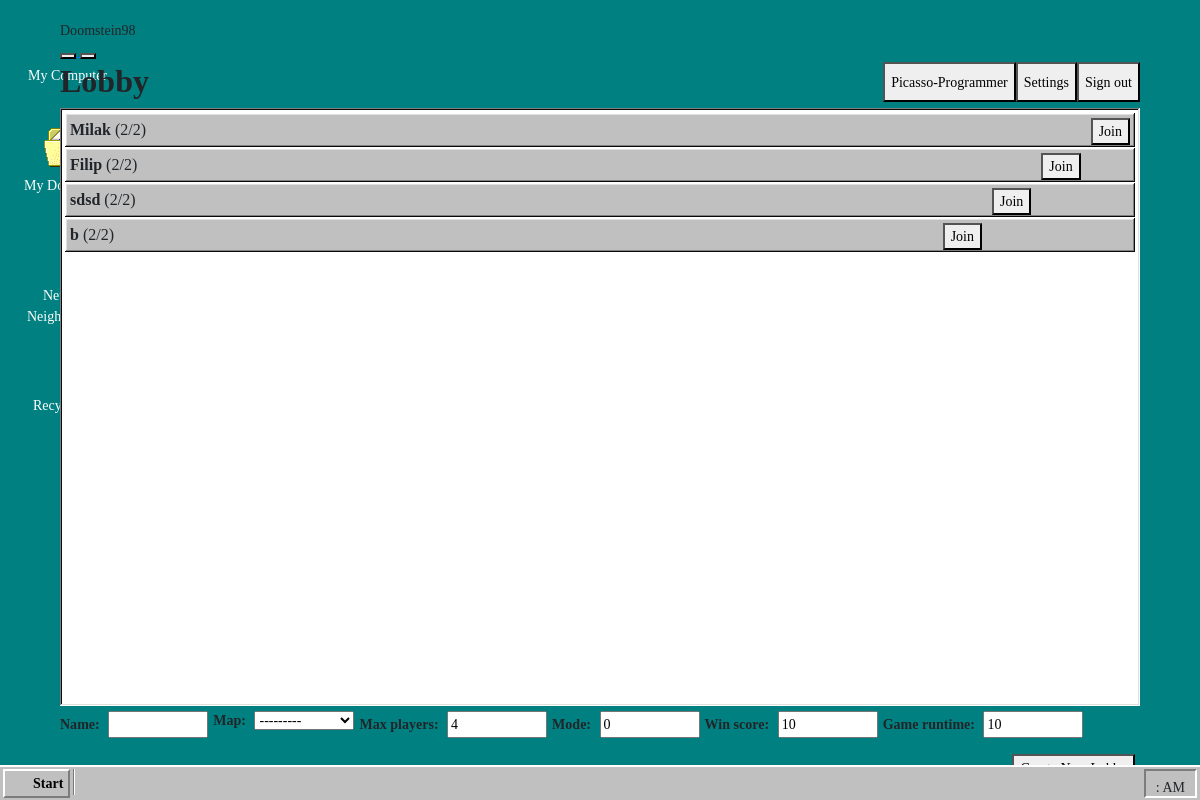
/menu/ (signed in), run on an earlier commit of the app's database.
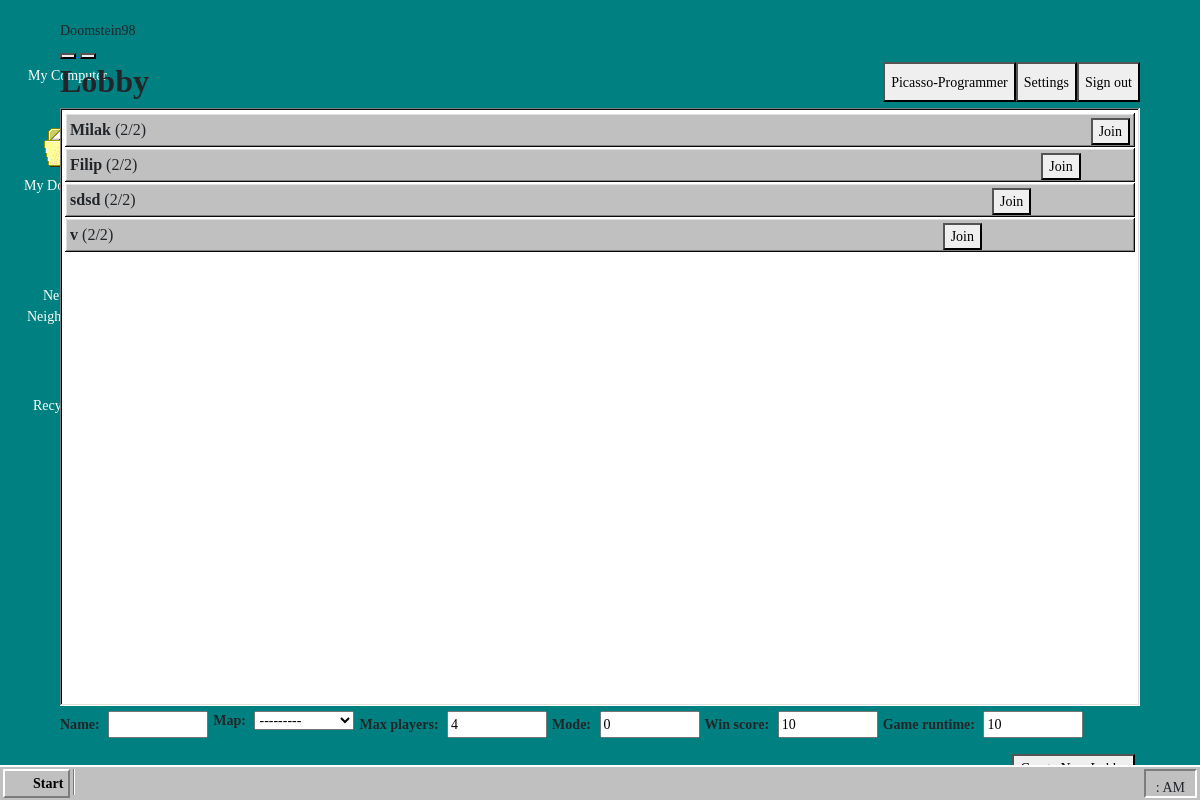
And on a later commit of the database.
### lobby/models.py (models this page shows, shortened)
class Lobby(models.Model):
    name            = models.SlugField                  (   max_length=50,
                                                            unique=True,
                                                            error_messages={"invalid":"No Spaces allowed"})
    map             = models.ForeignKey                 (Map, on_delete=models.CASCADE)
    mode            = models.PositiveSmallIntegerField  (default=0, validators=[validator.MaxValueValidator(1,"Since there are only two gamemodes")])
    max_players     = models.PositiveSmallIntegerField  (default=4, validators=[validator.MinValueValidator(2,"To play reasonably, you should play at least with two player"), validator.MaxValueValidator(MAX_PLAYERS, "The Server can not handle more players")])
    current_players = models.ManyToManyField            (User)
    game_runtime    = models.PositiveSmallIntegerField  (default=10,validators=[validator.MinValueValidator(2), validator.MaxValueValidator(60)])
    win_score       = models.PositiveSmallIntegerField  (default=10,validators=[validator.MinValueValidator(1), validator.MaxValueValidator(100)])

### Mainmenu/views.py (the view)
# urls.py: path('menu/', views.menu, name="menu"),
@login_required(login_url='/accounts/login/')
def menu(request):
    lobbies = Lobby.objects.all()
    context = {'lobbies': lobbies}
    if request.method == "POST":
        form = LobbyForm(request.POST)
        if form.is_valid():
            user = form.save()
            messages.add_message(request, messages.SUCCESS,
                                 'Lobby created.')
            return redirect(reverse("menu"))
        else:
            context['lobby_form'] = form
            messages.add_message(request, messages.ERROR,
                                 'Lobby was not created.')
    else:
        form = LobbyForm(request)
        context['lobby_form'] = form
    return render(request, "menu.html",
                  {'form': LobbyForm, 'lobbies': Lobby.objects.all()})

### lobby/models.py (called while the page is built)
    def __str__(self) -> str:
        return self.name

### Mainmenu/templates/menu.html (shortened to what this page needs)
{% extends 'base.html' %}
{% block content %}
{% load static %}
<link rel="stylesheet" type="text/css" href="{% static 'menu/css/menu.css' %}">
    <h2 class="h2 lobby"><b>Lobby</b></h2>
    <a href="{% url 'logout' %}">
        <button class="button user">
        Sign out
        </button>
    </a>
    <a href="{% url 'settings' %}">
    <button class="button user">
        Settings
    </button>
    </a>
    <a href="{% url 'changepassword' %}">
    <button class="button user">
        {{ user.user_name }}
    </button>
    </a>
    <div class="div lobbybox">
        {% for lobby in lobbies %}
            <div class="div lobbyline">
                <p class="p lobbytext"><b>{{ lobby.name }}</b> ({{ lobby.current_players.count }}/{{ lobby.max_players }})</p>
                <a href="{% url 'game' lobby_name=lobby.name %}">
                    <button class="button lobby">
                        Join
                    </button>
                </a>
            </div>
        {% endfor %}
    </div>
    <form method="post">
        {% for field in form %}
            <div class="field-row-stacked register">
            {% if field.html_name == "name" %}
                <label class="label"><strong>{{ field.label_tag }}</strong></label>
            {% else %}
                <label><strong>{{ field.label_tag }}</strong></label>
            {% endif %}
            {{ field }}
            </div>
        {% endfor %}
        {% if messages %}
        {% for message in messages %}
                <span class="error">{{ message }}</span>
        {% endfor %}
        {% else %}
        <br>
        {% endif %}
        <section class="field-row">
            <button class="button createlobby">
            </button>
        </section>
    </form>
{% endblock %}

What changed in the data, as far as the page shows it:
removed Lobby: name "b", current_players.count "2", max_players "2"
added Lobby: name "v", current_players.count "2", max_players "2"
